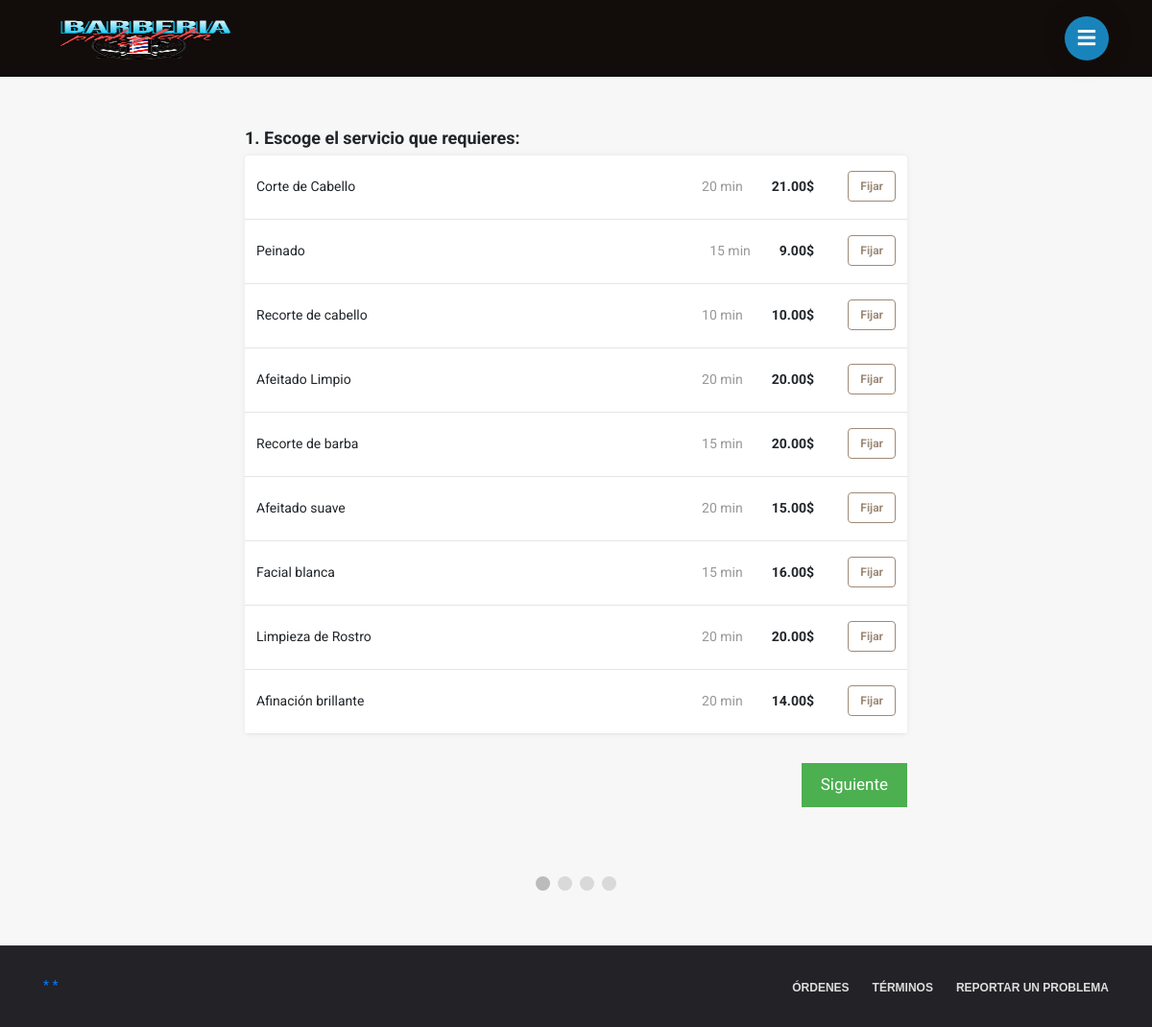
/appointment.php, run on the app's committed database.
### tables this page shows
CREATE TABLE `services` (
  `service_id` int(5) NOT NULL,
  `service_name` varchar(50) NOT NULL,
  `service_description` varchar(255) NOT NULL,
  `service_price` decimal(6,2) NOT NULL,
  `service_duration` int(5) NOT NULL,
  `category_id` int(2) NOT NULL
);

### appointment.php (the view, shortened to what this page needs)
<?php
include "connect.php";
include "Includes/templates/header.php";
include "Includes/templates/navbar.php";
?>
<link rel="stylesheet" href="Design/css/appointment-page-style.css">
<section class="booking_section">
	<div class="container">
		<form method="post" id="appointment_form" action="appointment.php">
			<div class="select_services_div tab_reservation" id="services_tab">
				<div class="text_header">
					<span>
						1. Escoge el servicio que requieres:
					</span>
				</div>
				<div class="items_tab">
					<?php
					$stmt = $con->prepare("Select * from services");
					$stmt->execute();
					$rows = $stmt->fetchAll();
					foreach ($rows as $row) {
						echo "<div class='itemListElement'>";
						echo "<div class = 'item_details'>";
						echo "<div>";
						echo $row['service_name'];
						echo "</div>";
						echo "<div class = 'item_select_part'>";
						echo "<span class = 'service_duration_field'>";
						echo $row['service_duration'] . " min";
						echo "</span>";
						echo "<div class = 'service_price_field'>";
						echo "<span style = 'font-weight: bold;'>";
						echo $row['service_price'] . "$";
						echo "</span>";
						echo "</div>";
					?>
						<div class="select_item_bttn">
							<div class="btn-group-toggle" data-toggle="buttons">
								<label class="service_label item_label btn btn-secondary">
									<input type="checkbox" name="selected_services[]" value="<?php echo $row['service_id'] ?>" autocomplete="off">Fijar
								</label>
							</div>
						</div>
					<?php
						echo "</div>";
						echo "</div>";
						echo "</div>";
					}
					?>
				</div>
			</div>
			<div style="overflow:auto;padding: 30px 0px;">
				<div style="float:right;">
					<button type="button" id="nextBtn" class="next_prev_buttons" onclick="nextPrev(1)">Próximo</button>
				</div>
			</div>
			<div style="text-align:center;margin-top:40px;">
				<span class="step"></span>
				<span class="step"></span>
				<span class="step"></span>
				<span class="step"></span>
			</div>
		</form>
	</div>
</section>
<?php include "Includes/templates/footer.php"; ?>

### Includes/templates/header.php (shortened to what this page needs)
<!DOCTYPE html>
<html lang="en">
<head>
	<link rel="stylesheet" type="text/css" href="Design/css/bootstrap.min.css">
	<link rel="stylesheet" type="text/css" href="Design/fonts/css/all.min.css">
	<link rel="stylesheet" type="text/css" href="Design/css/main.css">
	<link rel="stylesheet" type="text/css" href="Design/css/responsive.css">
	<link rel="stylesheet" type="text/css" href="Design/css/barber-icons.css">
</head>
<body>

### Includes/templates/navbar.php (shortened to what this page needs)
<header id="header" class="header-section" background="black">
    <div class="container">
        <nav class="navbar">
            <a href="#" class="navbar-brand">
            <img src="Design/images/barbershop_logo.png" width="199" height="59">
            </a>
            <a class="mob-menu-toggle">
                <i class="fa fa-bars"></i>
            </a>
        </nav>
    </div>
</header>
<div class="header-height" style="height: 80px;"></div>

### Includes/templates/footer.php (shortened to what this page needs)
<footer class="footer_section">
	<div class="container">
		<div class="row">
			<div class="col-md-6 xs-padding">
				<div class="copyright">
					<a href="./admin/login.php">* *</a>
				</div>
			</div>
			<div class="col-md-6 xs-padding">
				<ul class="footer_social">
					<li><a href="appointment.php">Órdenes</a></li>
					<li><a href="">Términos</a></li>
					<li><a href="index.php#contact-us">Reportar un Problema</a></li>
				</ul>
			</div>
		</div>
	</div>
</footer>
</body>
</html>

### Design/css/main.css (style rules this page uses)
a, a:hover { text-decoration: none !important; }
ul { display: block; list-style: none; padding: 0; margin: 0; }
html { scroll-behavior: smooth; }
body { font-size: 16px; background-color: white; font-family: 'Roboto', sans-serif; }
.navbar { border: medium none; -moz-border-radius: 0; -webkit-border-radius: 0; -ms-border-radius: 0; border-radius: 0; margin: 0; position: relative; padding: 0 !important; }
.header-section { transition: all .3s ease-in-out; }
.header-section { background-color: #120d0b; width:100%; height:80px; z-index:999; position:fixed; left:0; top:0; padding:0; display:flex; align-items:center }
.footer_section { display: block; background-color: #222227; border-top: 1px solid #333; padding: 30px 0; }
.footer_section .copyright { font-size: 14px; color: #ddd; }
.footer_social { display: block; text-align: right; }
.footer_social li { display: inline-block; }
.footer_social li a { font-family: "Work Sans",sans-serif; color: #ddd; font-size: 12px; font-weight: 600; text-transform: uppercase; margin-left: 20px; }
a.mob-menu-toggle { display: none; width: 46px; line-height: 46px; height: 46px; vertical-align: middle; font-size: 21px; color: #ffffff !important; margin: 0 0 0 10px; z-index: 10000; text-decoration: none !important; text-align: center; box-shadow: 0 0px 30px 0 rgba(0,0,0,.12); border-radius: 50%; background: #1984bc; }

### Design/css/responsive.css (style rules this page uses)
@media (max-width: 1230px) { a.mob-menu-toggle { display: block !important; } }

### Design/css/appointment-page-style.css (style rules this page uses)
body { background: #f7f7f7; }
.text_header { margin-bottom: 5px; font-size: 18px; font-weight: bold; line-height: 1.5; margin-top: 22px; }
.booking_section { max-width: 720px; margin: 50px auto; }
.items_tab { border-radius: 4px; background-color: white; overflow: hidden; box-shadow: 0 0 5px 0 rgba(60, 66, 87, 0.04), 0 0 10px 0 rgba(0, 0, 0, 0.04); }
.itemListElement { font-size: 14px; line-height: 1.29; border-bottom: solid 1px #e5e5e5; cursor: pointer; padding: 16px 12px 18px 12px; }
.item_details { width: auto; display: -webkit-box; display: -moz-box; display: -ms-flexbox; display: -webkit-flex; display: flex; flex-direction: row; justify-content: space-between; align-items: center; -webkit-box-orient: horizontal; -webkit-box-direction: normal; -webkit-flex-direction: row; -webkit-box-pack: justify; -webkit-justify-content: space-between; -webkit-box-align: center; -webkit-align-items: center; }
.item_label { color: #9e8a78; border-color: #9e8a78; background: white; font-size: 12px; font-weight: 700; }
.item_select_part { display: flex; -webkit-box-pack: justify; justify-content: space-between; -webkit-box-align: center; align-items: center; flex-shrink: 0; }
.select_item_bttn { width: 55px; display: flex; margin-left: 30px; -webkit-box-pack: end; justify-content: flex-end; }
.service_duration_field { text-align: right; min-width: 60px; width: auto; color: rgb(151, 151, 151); line-height: 1.29; font-size: 14px; }
.service_price_field { width: auto; display: flex; margin-left: 30px; -webkit-box-align: baseline; align-items: baseline; }
.step { height: 15px; width: 15px; margin: 0 2px; background-color: #bbbbbb; border: none; border-radius: 50%; display: inline-block; opacity: 0.5; }
.step.active { opacity: 1; }
.next_prev_buttons { background-color: #4CAF50; color: #ffffff; border: none; padding: 10px 20px; font-size: 17px; cursor: pointer; }
.tab_reservation { display: none; }

### Includes/templates/header.php (style rules this page uses)
body { background: black; }

### Includes/templates/navbar.php (style rules this page uses)
body { background: blue; }

### data on the page
services: service_name "Corte de Cabello", service_duration "20", service_price "21.00"
services: service_name "Peinado", service_duration "15", service_price "9.00"
services: service_name "Recorte de cabello", service_duration "10", service_price "10.00"
services: service_name "Afeitado Limpio", service_duration "20", service_price "20.00"
services: service_name "Recorte de barba", service_duration "15", service_price "20.00"
services: service_name "Afeitado suave", service_duration "20", service_price "15.00"
services: service_name "Facial blanca", service_duration "15", service_price "16.00"
services: service_name "Limpieza de Rostro", service_duration "20", service_price "20.00"
services: service_name "Afinación brillante", service_duration "20", service_price "14.00"
